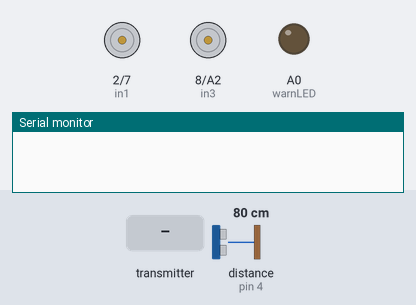
Recording of a sketch running on a simulated Arduino Uno, built with avr-gcc and run on an emulated ATmega328P. Parts: motor-driver pin pairs drawn as motors (green arrow = first pin HIGH = forward, orange = second pin HIGH = backward, longer = more drive, scaled by the enable pin), output pins drawn as LEDs (lit = HIGH), the last lines printed to the serial monitor. Inputs (shaded band) come from the test bench; at power-on: distance to the obstacle (sensor on pin 4) 80 cm. The echo pulse lasts 58.3 µs per cm; no radio packets arrive unless stated.

Above: at 4.2 s.
4.3 s: the transmitter starts sending receivedData.0 = 0
At 4.9 s:
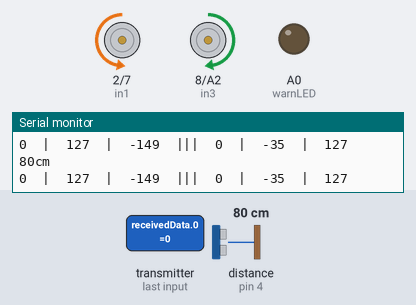
5.8 s: distance to the obstacle (sensor on pin 4) set to 44 cm
8.8 s: distance to the obstacle (sensor on pin 4) set to 36 cm
At 9.8 s:
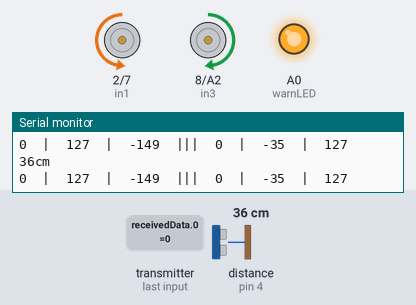
10.4 s: the transmitter starts sending receivedData.1 = 512
At 10.8 s:
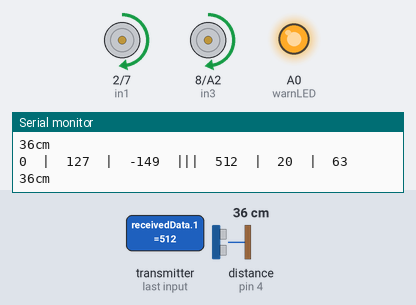
11.9 s: the transmitter starts sending receivedData.0 = 512
At 13.1 s:
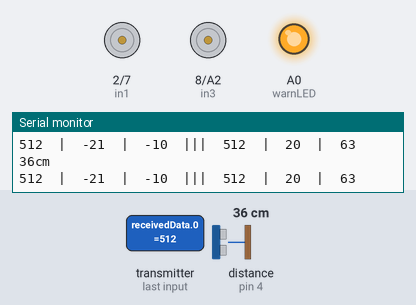
13.4 s: the transmitter starts sending receivedData.0 = 256
At 13.9 s:
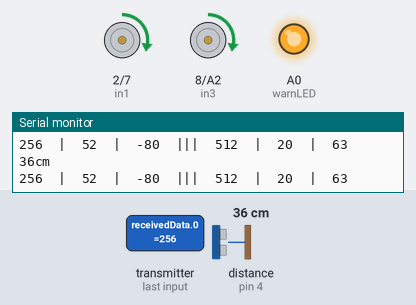
Timing chart, 0 to 15.9 s (numbered marks = the images above; inputs shaded):
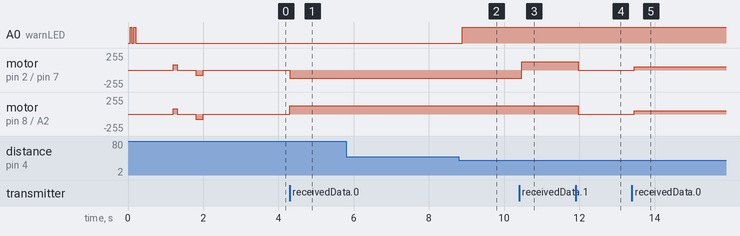

Measured:
- the behaviour switches between 40 and 39 cm on distance to the obstacle (sensor on pin 4) (found by bisection; images 1 and 2)
- after the input at 4.3 s, motor on pin 2 (in1) / pin 7 (in2): stopped → backward 127/255 at once; motor on pin 8 (in3) / A2 (in4): stopped → forward 127/255 at once
- after the input at 8.8 s, A0 (warnLED): LOW → HIGH after 0.08 s
- after the input at 10.4 s, motor on pin 2 (in1) / pin 7 (in2): backward 127/255 → forward 127/255 after 0.07 s
- after the input at 11.9 s, motor on pin 2 (in1) / pin 7 (in2), motor on pin 8 (in3) / A2 (in4): forward 127/255 → stopped after 0.08 s
- after the input at 13.4 s, motor on pin 2 (in1) / pin 7 (in2), motor on pin 8 (in3) / A2 (in4): stopped → forward 52/255 after 0.06 s

The sketch:

LLRFNanocar.ino
```cpp
//////////////importing libraries////////////////////////////////
#include <SPI.h> //communication protocol
#include <nRF24L01.h> //communication using radio waves to send and recieve data
#include <RF24.h>
#include "SR04.h"

//defining pins for ultrasonic sensor (looks like two speakers and measures distance)
#define TRIG_PIN 4
#define ECHO_PIN 5
SR04 sr04 = SR04(ECHO_PIN,TRIG_PIN);
long a;
unsigned long lastUltraRead = 0;
const unsigned long ULTRA_INTERVAL = 60; // ms

#define warnLED A0

RF24 radio(10, 9); // CE, CSN
const byte address[6] = "00001"; // the address the the module
///pins D10,D9,D13,D4,D5 : DO NOT USE THESE PINS
#include <Servo.h>

/* Motor A connections:
in1 and in2 pins are used to control the direction of Motor A
connected to pin 13, pin 12 */
int enA = 3;
int in1 = 2;
int in2 = 7;
/* Motor B connections:
in3 and in4 pins are used to control the direction of Motor B
connected to pin 11, pin 10 */
int enB = 6;
int in3 = 8;
int in4 = A2;


void setup() {
  Serial.begin(9600);

  radio.begin();
  radio.openReadingPipe(0, address);
  radio.setPALevel(RF24_PA_MAX);
  radio.startListening();

  pinMode(warnLED, OUTPUT);
  digitalWrite(warnLED, LOW);
  delay(50);
  digitalWrite(warnLED, HIGH);
  delay(50);
  digitalWrite(warnLED, LOW);
  delay(50);
  digitalWrite(warnLED, HIGH);
  delay(50);
  digitalWrite(warnLED, LOW);

// pins initiation
    pinMode(enA, OUTPUT);
    pinMode(enB, OUTPUT);
    pinMode(in1, OUTPUT);
    pinMode(in2, OUTPUT);
    pinMode(in3, OUTPUT);
    pinMode(in4, OUTPUT);

    digitalWrite(in1, LOW);
    digitalWrite(in2, LOW);
    digitalWrite(in3, LOW);
    digitalWrite(in4, LOW);

    delay(1000);
    initDrive(80);

}

void loop() {
  if (radio.available()) {
    int receivedData[2];
    radio.read(&receivedData, sizeof(receivedData));

    int joyposV = receivedData[0];
    int joyposH = receivedData[1];

    int decLim = 300;
    int incLim = 700;

    float speedLim = 0.5; //50%

    int driveD = map(joyposV, decLim, 0, 80, 255)*speedLim;
    int driveB = map(joyposV, incLim, 1023, 80, 255)*speedLim;

    int driveR = map(joyposH, incLim, 0, 80, 255)*speedLim;
    int driveL = map(joyposH, incLim, 1023, 80, 150)*speedLim;

    Serial.print(joyposV);
    Serial.print("  |  ");
    Serial.print(driveD);
    Serial.print("  |  ");
    Serial.print(driveB);
    Serial.print("  |||  ");
    Serial.print(joyposH);
    Serial.print("  |  ");
    Serial.print(driveL);
    Serial.print("  |  ");
    Serial.println(driveR);


//Forward and Back
  if(joyposV<decLim){
    //map then drive forwards
    analogWrite(enA, driveD);
    analogWrite(enB, driveD);

    // motor A CW ^ (forward)
    digitalWrite(in1, HIGH);
    digitalWrite(in2, LOW);
    // motor B CW ^ (forward)
    digitalWrite(in3, HIGH);
    digitalWrite(in4, LOW);
    }else if(joyposV>incLim){
      //moves back
    analogWrite(enA, driveB);
    analogWrite(enB, driveB);
   // motor A CCW (backwards)
    digitalWrite(in1, LOW);
    digitalWrite(in2, HIGH);
    // motor B CCW (backwards)
    digitalWrite(in3, LOW);
    digitalWrite(in4, HIGH);
  } else{
    // Turn off motors
    digitalWrite(in1, LOW);
    digitalWrite(in2, LOW);
    digitalWrite(in3, LOW);
    digitalWrite(in4, LOW);
  }

//Rotation
  if(joyposH<decLim){
    //rot R
    analogWrite(enA, driveR);
    analogWrite(enB, driveR);

    // motor A CCW
    digitalWrite(in1, LOW);
    digitalWrite(in2, HIGH);

    // motor B CW ^
    digitalWrite(in3, HIGH);
    digitalWrite(in4, LOW);
    } else if(joyposH>incLim){
      //rot L
    analogWrite(enA, driveL);
    analogWrite(enB, driveL);

   // motor A CW ^
    digitalWrite(in1, HIGH);
    digitalWrite(in2, LOW);

    // motor B CCW
    digitalWrite(in3, LOW);
    digitalWrite(in4, HIGH);
    }

//////////////ULTRASOUND///////////////
    if (millis() - lastUltraRead >= ULTRA_INTERVAL) {
      lastUltraRead = millis();
      a = sr04.Distance();
    }
    Serial.print(a);
    Serial.println("cm");

    if(a<40 && a>20){
    digitalWrite(warnLED, HIGH);
    }else if(a<20){
      signal();


    }
    else{
    digitalWrite(warnLED, LOW);


    }
  }
}

/////////////////////////////////////////////////

void initDrive(int s){
  analogWrite(enA, s);
  analogWrite(enB, s);

  // motor A CW ^ (backwards)
    digitalWrite(in1, HIGH);
    digitalWrite(in2, LOW);
    // digitalWrite(in1, LOW);
    // digitalWrite(in2, HIGH);

  // motor B CW ^ (backwards)
    digitalWrite(in3, HIGH);
    digitalWrite(in4, LOW);

    delay(100);

 // Turn off motors
    digitalWrite(in1, LOW);
    digitalWrite(in2, LOW);
    digitalWrite(in3, LOW);
    digitalWrite(in4, LOW);
    delay(500);


 // motor A CCW (foawrds)
  digitalWrite(in1, LOW);
  digitalWrite(in2, HIGH);
  // digitalWrite(in1, HIGH);
  // digitalWrite(in2, LOW);

  // motor B CCW (foawrds)
    digitalWrite(in3, LOW);
    digitalWrite(in4, HIGH);
    delay(200);

 // Turn off motors
    digitalWrite(in1, LOW);
    digitalWrite(in2, LOW);
    digitalWrite(in3, LOW);
    digitalWrite(in4, LOW);
    delay(1000);

}


//FUNCTIONS////////////
void signal(){

  // Turn off motors
    digitalWrite(in1, LOW);
    digitalWrite(in2, LOW);
    digitalWrite(in3, LOW);
    digitalWrite(in4, LOW);
    delay(200);

  digitalWrite(warnLED, HIGH);
  delay(50);
  digitalWrite(warnLED, LOW);
  delay(50);
  digitalWrite(warnLED, HIGH);
  delay(50);
  digitalWrite(warnLED, LOW);
  delay(50);
  digitalWrite(warnLED, HIGH);
  delay(50);
  digitalWrite(warnLED, LOW);
  delay(50);
  digitalWrite(warnLED, HIGH);
  delay(50);
  digitalWrite(warnLED, LOW);
  delay(50);
  digitalWrite(warnLED, HIGH);
  delay(50);
  digitalWrite(warnLED, LOW);
  delay(50);
  digitalWrite(warnLED, HIGH);


  analogWrite(enA, 70);
  analogWrite(enB, 70);

  // motor A CW ^ (backwards)
    digitalWrite(in1, HIGH);
    digitalWrite(in2, LOW);
    // digitalWrite(in1, LOW);
    // digitalWrite(in2, HIGH);

  // motor B CW ^ (backwards)
    digitalWrite(in3, HIGH);
    digitalWrite(in4, LOW);

    delay(200);
}
```
